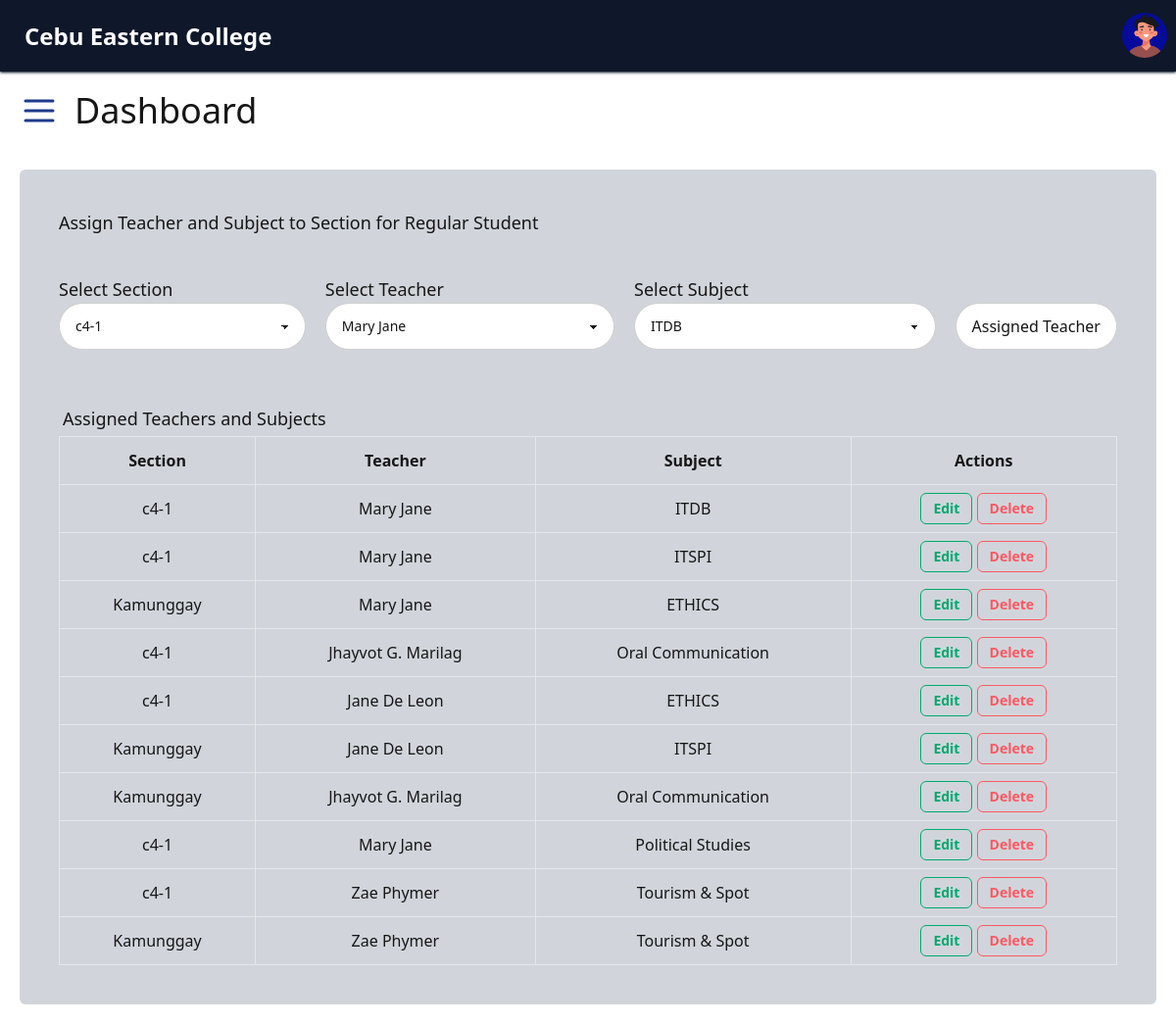
/admin/manage_reg_student.php (signed in), run on the app's committed database.
### tables this page shows
CREATE TABLE `tblsection_teacher_subject` (
  `section_teacher_subject_id` int(11) NOT NULL,
  `section_id` int(11) NOT NULL,
  `teacher_id` int(11) NOT NULL,
  `subject_id` int(11) NOT NULL
);

CREATE TABLE `tblsection` (
  `section_id` int(11) NOT NULL,
  `section_name` varchar(255) NOT NULL,
  `year_level` int(11) NOT NULL
);

CREATE TABLE `tblteacher` (
  `teacher_id` int(11) NOT NULL,
  `school_id` int(11) NOT NULL,
  `name` varchar(255) NOT NULL,
  `department_id` int(11) NOT NULL,
  `image` varchar(255) NOT NULL
);

CREATE TABLE `tblsubject` (
  `subject_id` int(11) NOT NULL,
  `subject_name` varchar(255) NOT NULL,
  `is_minor` tinyint(1) NOT NULL DEFAULT 0,
  `subject_type` enum('Major','Minor') NOT NULL DEFAULT 'Minor',
  `department_id` int(11) NOT NULL
);

### admin/manage_reg_student.php (the view, shortened to what this page needs)
<?php
include('../admin/header.php');
?>
<!DOCTYPE html>
<html lang="en">
<head>
  <script src="https://cdn.tailwindcss.com"></script>
</head>
<body>
  <div class="p-5 m-5 bg-base-300 rounded-md">
    <div>
      <h1 class="text-lg p-5">Assign Teacher and Subject to Section for Regular Student</h1>
      <form action="<?php htmlspecialchars($_SERVER['PHP_SELF']); ?>" method="POST">
        <div class="flex justify-start items-start p-5 gap-5">
          <div class="mb-3">
            <label
              for="section_id"
              class="text-lg">Select Section</label>
            <select name="section_id"
              id="section_id"
              required class="select select-bordered w-full max-w-xs">
              <?php
              $query = "SELECT * FROM tblsection";
              $result = $conn->query($query);
              while ($row = $result->fetch_assoc()) {
                echo "<option value='" . $row['section_id'] . "'>" . $row['section_name'] . "</option>";
              }
              ?>
            </select>
          </div>
          <div class="mb-3">
            <label
              for="teacher_id"
              class="text-lg">Select Teacher</label>
            <select name="teacher_id"
              id="teacher_id"
              required class="select select-bordered w-full max-w-xs">
              <?php
              $query = "SELECT * FROM tblteacher";
              $result = $conn->query($query);
              while ($row = $result->fetch_assoc()) {
                echo "<option value='" . $row['teacher_id'] . "'>" . $row['name'] . "</option>";
              }
              ?>
            </select>
          </div>
          <div class="mb-3">
            <label
              for="subject_id"
              class="text-lg">Select Subject</label>
            <select name="subject_id"
              id="subject_id"
              required class="select select-bordered w-full max-w-xs">
              <?php
              $query = "SELECT * FROM tblsubject";
              $result = $conn->query($query);
              while ($row = $result->fetch_assoc()) {
                echo "<option value='" . $row['subject_id'] . "'>" . $row['subject_name'] . "</option>";
              }
              ?>
            </select>
          </div>
          <div class="mt-7">
            <input type="submit" value="Assigned Teacher" class="input input-bordered w-full max-w-xs" />
          </div>
        </div>
      </form>
    </div>
    <div class="p-5">
      <h2 class="text-lg p-1">Assigned Teachers and Subjects</h2>
      <table class="min-w-full p-5">
        <thead>
          <tr>
            <th class="p-3 border">Section</th>
            <th class="p-3 border">Teacher</th>
            <th class="p-3 border">Subject</th>
            <th class="p-3 border">Actions</th>
          </tr>
        </thead>
        <tbody>
          <?php
          $query = $conn->query("SELECT tblsection_teacher_subject.section_teacher_subject_id,
        tblsection.section_name,
        tblteacher.name AS teacher_name,
        tblsubject.subject_name
 FROM tblsection_teacher_subject
 INNER JOIN tblsection ON tblsection_teacher_subject.section_id = tblsection.section_id
 INNER JOIN tblteacher ON tblsection_teacher_subject.teacher_id = tblteacher.teacher_id
 INNER JOIN tblsubject ON tblsection_teacher_subject.subject_id = tblsubject.subject_id");
          ?>
          <?php while ($row = $query->fetch_assoc()) { ?>
            <tr class="text-center">
              <td class="border hover p-2"><?= htmlspecialchars($row['section_name']) ?></td>
              <td class="border hover p-2"><?= htmlspecialchars($row['teacher_name']) ?></td>
              <td class="border hover p-2"><?= htmlspecialchars($row['subject_name']) ?></td>
              <td class="border hover p-2">
                <a href="?edit= <? $row[' section_teacher_subject_id'] ?> " class="btn btn-sm btn-outline btn-success rounded-md  max-w-sm">Edit</a>
                <a href=" ?delete=<?= $row['section_teacher_subject_id'] ?>" class="btn btn-sm btn-outline btn-error rounded-md  max-w-sm">Delete</a>
              </td>
            </tr>
          <?php } ?>
        </tbody>
      </table>
    </div>
  </div>
</body>
</html>

### data on the page
tblsection_teacher_subject: section.section_name "c4-1", teacher.name "Mary Jane", subject.subject_name "ITDB"
tblsection_teacher_subject: section.section_name "c4-1", teacher.name "Mary Jane", subject.subject_name "ITSPI"
tblsection_teacher_subject: section.section_name "Kamunggay", teacher.name "Mary Jane", subject.subject_name "ETHICS"
tblsection_teacher_subject: section.section_name "c4-1", teacher.name "Jhayvot G. Marilag", subject.subject_name "Oral Communication"
tblsection_teacher_subject: section.section_name "c4-1", teacher.name "Jane De Leon", subject.subject_name "ETHICS"
tblsection_teacher_subject: section.section_name "Kamunggay", teacher.name "Jane De Leon", subject.subject_name "ITSPI"
tblsection_teacher_subject: section.section_name "Kamunggay", teacher.name "Jhayvot G. Marilag", subject.subject_name "Oral Communication"
tblsection_teacher_subject: section.section_name "c4-1", teacher.name "Mary Jane", subject.subject_name "Political Studies"
tblsection_teacher_subject: section.section_name "c4-1", teacher.name "Zae Phymer", subject.subject_name "Tourism & Spot"
tblsection_teacher_subject: section.section_name "Kamunggay", teacher.name "Zae Phymer", subject.subject_name "Tourism & Spot"

### other printed values
form field section_id "c4-1"
form field teacher_id "Mary Jane"
form field subject_id "ITDB"
